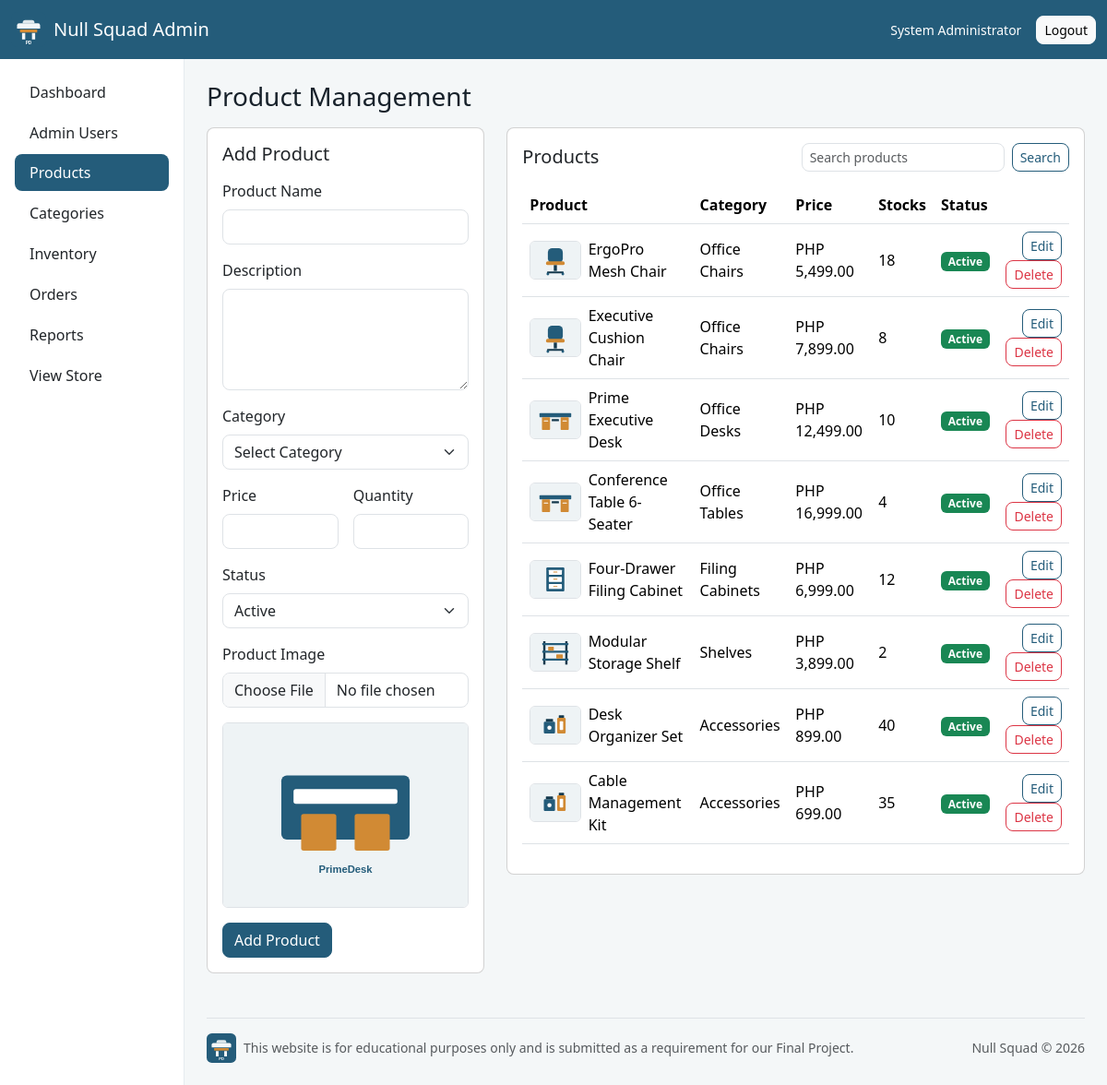
/admin/products.php (signed in), run on the app's committed database.
### tables this page shows
CREATE TABLE products (
    id INT UNSIGNED AUTO_INCREMENT PRIMARY KEY,
    category_id INT UNSIGNED NOT NULL,
    name VARCHAR(160) NOT NULL,
    description TEXT NOT NULL,
    price DECIMAL(10,2) NOT NULL DEFAULT 0.00,
    image VARCHAR(255) NULL,
    status ENUM('active', 'inactive') NOT NULL DEFAULT 'active',
    created_at DATETIME NOT NULL DEFAULT CURRENT_TIMESTAMP,
    updated_at DATETIME DEFAULT NULL ON UPDATE CURRENT_TIMESTAMP,
    INDEX idx_products_category (category_id),
    INDEX idx_products_name (name),
    CONSTRAINT fk_products_category
        FOREIGN KEY (category_id) REFERENCES categories(id)
        ON DELETE RESTRICT
);

CREATE TABLE categories (
    id INT UNSIGNED AUTO_INCREMENT PRIMARY KEY,
    name VARCHAR(100) NOT NULL UNIQUE,
    description TEXT NULL,
    status ENUM('active', 'inactive') NOT NULL DEFAULT 'active',
    created_at DATETIME NOT NULL DEFAULT CURRENT_TIMESTAMP
);

CREATE TABLE inventory (
    id INT UNSIGNED AUTO_INCREMENT PRIMARY KEY,
    product_id INT UNSIGNED NOT NULL UNIQUE,
    quantity INT UNSIGNED NOT NULL DEFAULT 0,
    low_stock_threshold INT UNSIGNED NOT NULL DEFAULT 5,
    updated_at DATETIME DEFAULT NULL ON UPDATE CURRENT_TIMESTAMP,
    CONSTRAINT fk_inventory_product
        FOREIGN KEY (product_id) REFERENCES products(id)
        ON DELETE CASCADE
);

### functions/helpers.php (called while the page is built, shortened)
<?php
function e(mixed $value): string
{
    return htmlspecialchars((string) $value, ENT_QUOTES, 'UTF-8');
}
function app_base_url(): string
{
    $scriptDir = str_replace('\\', '/', dirname($_SERVER['SCRIPT_NAME'] ?? ''));
    $scriptDir = rtrim($scriptDir, '/');
    if (preg_match('#/(admin|customer)$#', $scriptDir)) {
        $scriptDir = str_replace('\\', '/', dirname($scriptDir));
    }
    return $scriptDir === '/' || $scriptDir === '.' ? '' : $scriptDir;
}
function url(string $path = ''): string
{
    $base = app_base_url();
    $path = ltrim($path, '/');
    return $path === '' ? ($base ?: '/') : $base . '/' . $path;
}
function asset(string $path): string
{
    return url('assets/' . ltrim($path, '/'));
}
function upload_url(string $filename): string
{
    if ($filename === '') {
        return asset('images/product-placeholder.svg');
    }
    if (str_starts_with($filename, 'assets/')) {
        return url($filename);
    }
    return url('uploads/products/' . ltrim($filename, '/'));
}
function money(float|int|string $amount): string
{
    return 'PHP ' . number_format((float) $amount, 2);
}
function selected(mixed $actual, mixed $expected): string
{
    return (string) $actual === (string) $expected ? 'selected' : '';
}
function badge_class(string $status): string
{
    return match ($status) {
        'active', 'completed', 'paid', 'approved', 'delivered' => 'success',
        'inactive', 'cancelled', 'out_of_stock' => 'danger',
        'pending', 'processing' => 'warning',
        default => 'secondary',
    };
}

### includes/db.php (called while the page is built, shortened)
<?php
function db(): PDO
{
    static $pdo = null;
    if ($pdo instanceof PDO) {
        return $pdo;
    }
    $dsn = 'mysql:host=' . DB_HOST . ';dbname=' . DB_NAME . ';charset=utf8mb4';
    try {
        $pdo = new PDO($dsn, DB_USER, DB_PASS, [
            PDO::ATTR_ERRMODE => PDO::ERRMODE_EXCEPTION,
            PDO::ATTR_DEFAULT_FETCH_MODE => PDO::FETCH_ASSOC,
            PDO::ATTR_EMULATE_PREPARES => false,
        ]);
    } catch (PDOException $exception) {
        error_log('Database connection failed: ' . $exception->getMessage());
        throw new RuntimeException('Database connection failed. Please check config/config.php and import database/ecommerce_db.sql.');
    }
    return $pdo;
}

### admin/products.php (the view, shortened to what this page needs)
<?php
$editProduct = null;
$search = trim((string) ($_GET['search'] ?? ''));
$params = [];
$where = '';
$stmt = db()->prepare(
    'SELECT p.*, c.name AS category_name, i.quantity
     FROM products p
     JOIN categories c ON c.id = p.category_id
     JOIN inventory i ON i.product_id = p.id
     ' . $where . '
     ORDER BY p.created_at DESC'
);
$stmt->execute($params);
$products = $stmt->fetchAll();
include __DIR__ . '/../templates/admin_header.php';
?>
<div class="row g-4">
    <div class="col-xl-4">
        <div class="card">
            <div class="card-body">
                <h2 class="h5 mb-3"><?= $editProduct ? 'Edit Product' : 'Add Product' ?></h2>
                <form method="post" enctype="multipart/form-data">
                    <div class="mb-3">
                        <label class="form-label" for="name">Product Name</label>
                        <input class="form-control" id="name" name="name" value="<?= e($editProduct['name'] ?? '') ?>" required>
                    </div>
                    <div class="mb-3">
                        <label class="form-label" for="description">Description</label>
                        <textarea class="form-control" id="description" name="description" rows="4" required><?= e($editProduct['description'] ?? '') ?></textarea>
                    </div>
                    <div class="mb-3">
                        <label class="form-label" for="category_id">Category</label>
                        <select class="form-select" id="category_id" name="category_id" required>
                            <option value="">Select Category</option>
                        </select>
                    </div>
                    <div class="row g-3">
                        <div class="col-md-6 mb-3">
                            <label class="form-label" for="price">Price</label>
                            <input type="number" min="0" step="0.01" class="form-control" id="price" name="price" value="<?= e($editProduct['price'] ?? '') ?>" required>
                        </div>
                        <div class="col-md-6 mb-3">
                            <label class="form-label" for="quantity">Quantity</label>
                            <input type="number" min="0" class="form-control" id="quantity" name="quantity" value="<?= e($editProduct['quantity'] ?? '') ?>" required>
                        </div>
                    </div>
                    <div class="mb-3">
                        <label class="form-label" for="status">Status</label>
                        <select class="form-select" id="status" name="status">
                            <option value="active" <?= selected($editProduct['status'] ?? 'active', 'active') ?>>Active</option>
                        </select>
                    </div>
                    <div class="mb-3">
                        <label class="form-label" for="image">Product Image</label>
                        <input type="file" class="form-control" id="image" name="image" accept="image/*" data-image-preview-input>
                    </div>
                    <img class="img-fluid rounded border mb-3" src="<?= e(upload_url((string) ($editProduct['image'] ?? ''))) ?>" alt="Product preview" data-image-preview>
                    <button class="btn btn-primary" type="submit"><?= $editProduct ? 'Save Changes' : 'Add Product' ?></button>
                </form>
            </div>
        </div>
    </div>
    <div class="col-xl-8">
        <div class="card">
            <div class="card-body">
                <div class="d-flex justify-content-between align-items-center flex-wrap gap-2 mb-3">
                    <h2 class="h5 mb-0">Products</h2>
                    <form method="get" class="d-flex gap-2">
                        <input class="form-control form-control-sm" name="search" value="<?= e($search) ?>" placeholder="Search products">
                        <button class="btn btn-sm btn-outline-primary" type="submit">Search</button>
                    </form>
                </div>
                <div class="table-responsive">
                    <table class="table align-middle">
                        <thead><tr><th>Product</th><th>Category</th><th>Price</th><th>Stocks</th><th>Status</th><th></th></tr></thead>
                        <tbody>
                        <?php foreach ($products as $product): ?>
                            <tr>
                                <td>
                                    <div class="d-flex align-items-center gap-2">
                                        <img src="<?= e(upload_url((string) $product['image'])) ?>" alt="<?= e($product['name']) ?>" width="56" height="42" class="rounded border">
                                        <span><?= e($product['name']) ?></span>
                                    </div>
                                </td>
                                <td><?= e($product['category_name']) ?></td>
                                <td><?= e(money($product['price'])) ?></td>
                                <td><?= (int) $product['quantity'] ?></td>
                                <td><span class="badge text-bg-<?= badge_class($product['status']) ?>"><?= e(ucfirst($product['status'])) ?></span></td>
                                <td class="text-end">
                                    <a class="btn btn-sm btn-outline-primary" href="<?= url('admin/products.php?edit=' . (int) $product['id']) ?>">Edit</a>
                                    <form method="post" class="d-inline">
                                        <button class="btn btn-sm btn-outline-danger" type="submit" data-confirm="Delete this product?">Delete</button>
                                    </form>
                                </td>
                            </tr>
                        <?php endforeach; ?>
                        </tbody>
                    </table>
                </div>
            </div>
        </div>
    </div>
</div>
<?php include __DIR__ . '/../templates/admin_footer.php'; ?>

### assets/css/styles.css (style rules this page uses)
:root { --pd-primary: #245c7a; --pd-primary-dark: #14394d; --pd-accent: #d18a34; --pd-ink: #18222b; --pd-muted: #65737f; --pd-surface: #f6f8f7; }
body { color: var(--pd-ink); background: #ffffff; }
.btn, .card, .form-control, .form-select, .alert, .list-group-item, .modal-content { border-radius: 8px; }
.btn-primary, .bg-primary { background-color: var(--pd-primary) !important; border-color: var(--pd-primary) !important; }
.btn-outline-primary { color: var(--pd-primary); border-color: var(--pd-primary); }
.admin-body { background: #f4f7f8; }
.table img { object-fit: cover; }

### data on the page
products: image (picture), name "ErgoPro Mesh Chair", category.name "Office Chairs", price "PHP 5,499.00", inventory.quantity "18", status "Active"
products: image (picture), name "Executive Cushion Chair", category.name "Office Chairs", price "PHP 7,899.00", inventory.quantity "8", status "Active"
products: image (picture), name "Prime Executive Desk", category.name "Office Desks", price "PHP 12,499.00", inventory.quantity "10", status "Active"
products: image (picture), name "Conference Table 6-Seater", category.name "Office Tables", price "PHP 16,999.00", inventory.quantity "4", status "Active"
products: image (picture), name "Four-Drawer Filing Cabinet", category.name "Filing Cabinets", price "PHP 6,999.00", inventory.quantity "12", status "Active"
products: image (picture), name "Modular Storage Shelf", category.name "Shelves", price "PHP 3,899.00", inventory.quantity "2", status "Active"
products: image (picture), name "Desk Organizer Set", category.name "Accessories", price "PHP 899.00", inventory.quantity "40", status "Active"
products: image (picture), name "Cable Management Kit", category.name "Accessories", price "PHP 699.00", inventory.quantity "35", status "Active"

### other printed values
APP_SHORT_NAME "Null Squad"
current_user()['full_name'] "System Administrator"
$pageTitle "Product Management"
EDUCATIONAL_FOOTER "This website is for educational purposes only and is submitted as a requirement for our Final Project."
GROUP_NAME "Null Squad"
